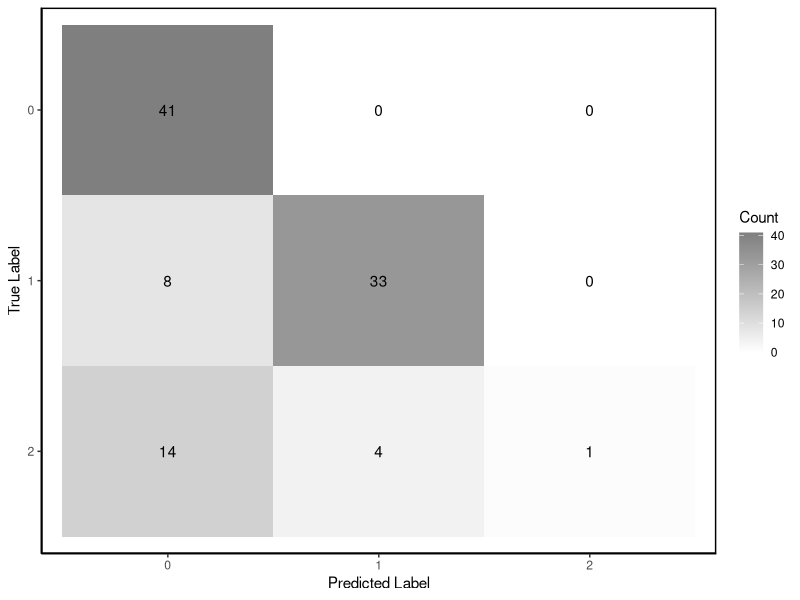
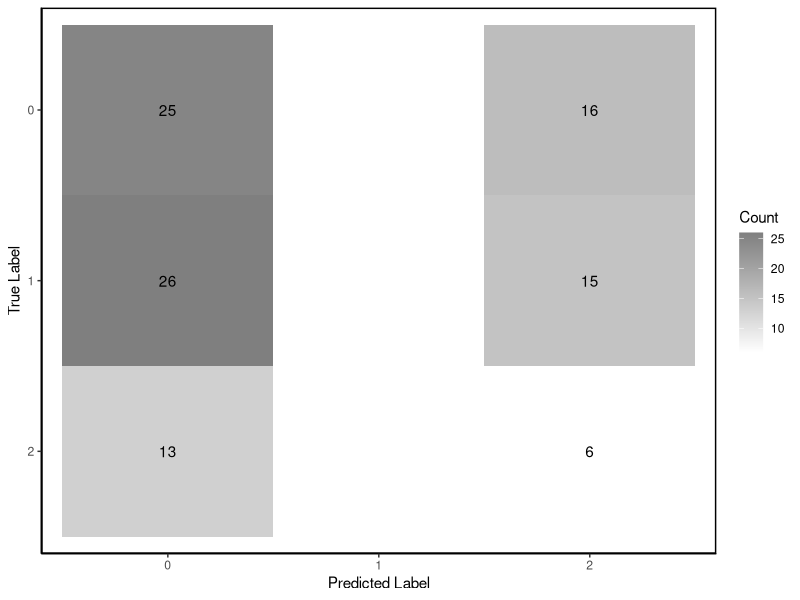

Here is the R script that generated these plots, in order:
#plot matrix for mamp-ml test data

#load packages
library(readxl, warn.conflicts = FALSE, quietly = TRUE)
library(tidyverse, warn.conflicts = FALSE, quietly = TRUE)
library(ggplot2, warn.conflicts = FALSE, quietly = TRUE)

# Load prediction data
load_mamp_ml_prediction_data <- read.csv("./09_testing_and_dropout/test_data_set/model_00_test_predictions.csv")

# Create confusion matrix
conf_matrix <- table(load_mamp_ml_prediction_data$true_label, 
                    load_mamp_ml_prediction_data$predicted_label)

# Plot confusion matrix
confusion_plot <- ggplot(data = as.data.frame(as.table(conf_matrix)),
                        aes(x = Var2, y = Var1, fill = Freq)) +
  geom_tile() +
  geom_text(aes(label = Freq), color = "black") +
  scale_fill_gradient(low = "white", high = "grey50") +
  labs(x = "Predicted Label",
       y = "True Label",
       fill = "Count") +
  theme_classic() +
  theme(panel.border = element_rect(color = "black", fill = NA, linewidth = 1)) +
  scale_x_discrete(limits = as.character(0:2)) +
  scale_y_discrete(limits = rev(as.character(0:2)))

ggsave(filename = "./10_alphafold_analysis/Validation_data/confusion_matrix_mamp_ml.pdf", 
       plot = confusion_plot, device = "pdf", dpi = 300, width = 2.4, height = 1.8)


# Load prediction data
load_mamp_ml_prediction_data <- read.csv("./09_testing_and_dropout/test_data_set/model_02_test_predictions.csv")

# Create confusion matrix
conf_matrix <- table(load_mamp_ml_prediction_data$true_label, 
                    load_mamp_ml_prediction_data$predicted_label)

# Plot confusion matrix
confusion_plot <- ggplot(data = as.data.frame(as.table(conf_matrix)),
                        aes(x = Var2, y = Var1, fill = Freq)) +
  geom_tile() +
  geom_text(aes(label = Freq), color = "black") +
  scale_fill_gradient(low = "white", high = "grey50") +
  labs(x = "Predicted Label",
       y = "True Label",
       fill = "Count") +
  theme_classic() +
  theme(panel.border = element_rect(color = "black", fill = NA, linewidth = 1)) +
  scale_x_discrete(limits = as.character(0:2)) +
  scale_y_discrete(limits = rev(as.character(0:2)))

ggsave(filename = "./10_alphafold_analysis/Validation_data/confusion_matrix_SeqOnly.pdf", 
       plot = confusion_plot, device = "pdf", dpi = 300, width = 2.4, height = 1.8)